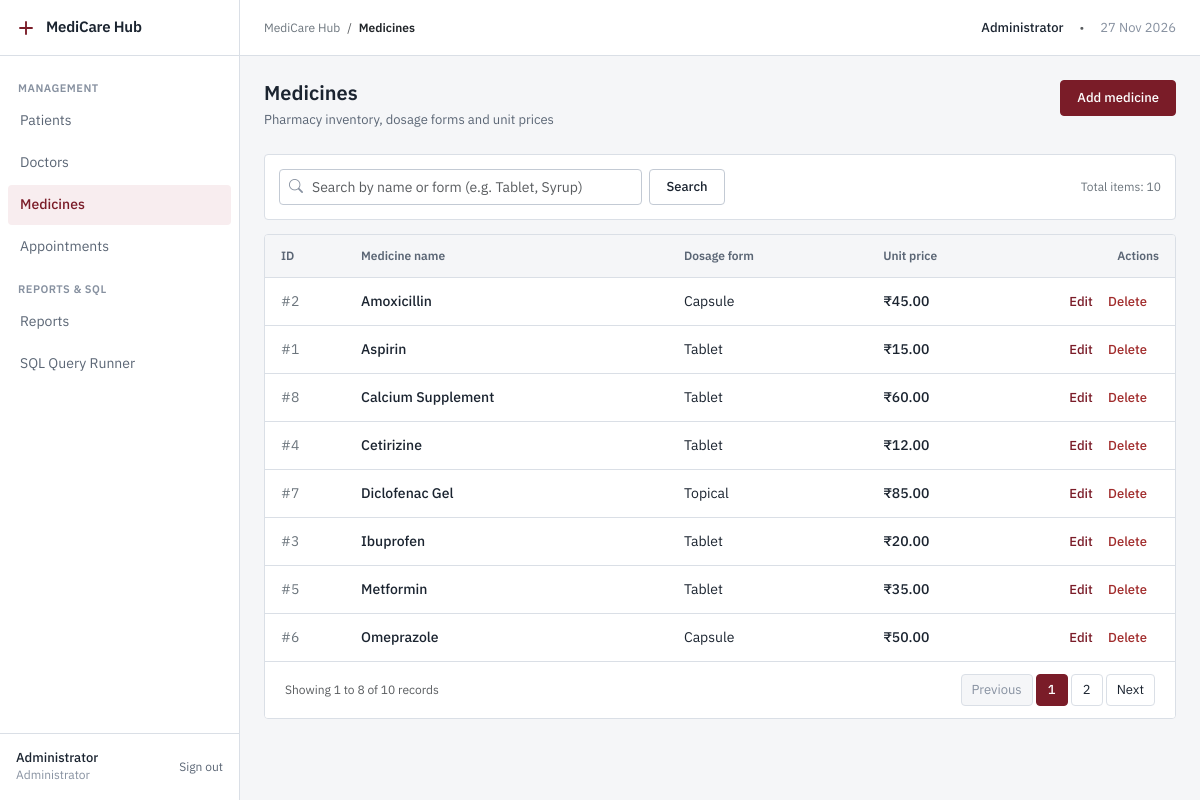
Before: /admin.php?view=medicines (signed in) with the older database file.
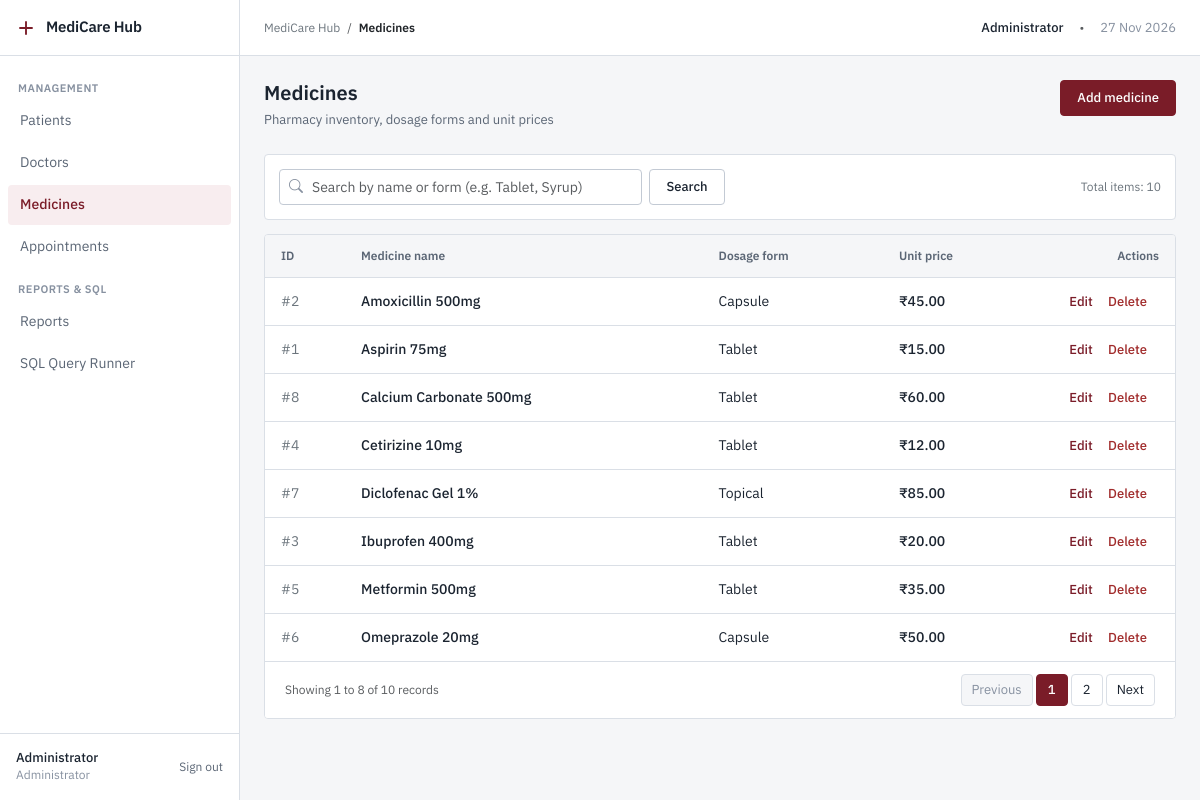
After: the same page with the newer database file.
### tables this page shows
CREATE TABLE Medicine (
    medicine_id INT AUTO_INCREMENT PRIMARY KEY,
    medicine_name VARCHAR(100) NOT NULL,
    type VARCHAR(50) NOT NULL,
    price DECIMAL(8,2) NOT NULL
);

### includes/functions.php (called while the page is built, shortened)
<?php
function e(string $str): string
{
    return htmlspecialchars($str, ENT_QUOTES, 'UTF-8');
}
function paginate(PDO $pdo, string $countQuery, array $params, int $perPage = 10): array
{
    $stmt = $pdo->prepare($countQuery);
    $stmt->execute($params);
    $totalRecords = (int) $stmt->fetchColumn();
    $totalPages = max(1, (int) ceil($totalRecords / $perPage));
    $currentPage = isset($_GET['page']) ? (int) $_GET['page'] : 1;
    $offset = ($currentPage - 1) * $perPage;
    return [
        'total_pages'   => $totalPages,
        'current_page'  => $currentPage,
        'offset'        => $offset,
        'total_records' => $totalRecords,
    ];
}
function formatCurrency(float $amount): string
{
    return '₹' . number_format($amount, 2);
}

### admin.php (the view, shortened to what the rows shown need)
<?php
require_once __DIR__ . '/config/db.php';
require_once __DIR__ . '/includes/functions.php';
$view = $_GET['view'] ?? 'patients';
switch ($view) {
    case 'medicines':
$search = trim($_GET['search'] ?? '');
$params = [];
$whereClause = '';
$countSql = "SELECT COUNT(*) FROM Medicine $whereClause";
$pagination = paginate($pdo, $countSql, $params, 8);
$sql = "SELECT * FROM Medicine $whereClause ORDER BY medicine_name ASC LIMIT " . $pagination['offset'] . ", 8";
$stmt = $pdo->prepare($sql);
$stmt->execute($params);
$medicines = $stmt->fetchAll();
        break;
}
require_once __DIR__ . '/includes/header.php';
?>
<?php if ($view === 'patients'): ?>
<div class="page-header">
    <div>
        <h1 class="page-title">Patients</h1>
        <p class="page-description">Registered patients directory and demographics</p>
    </div>
    <a href="/medicarehub/admin.php?view=patient_form" class="btn btn-primary">Add patient</a>
</div>
<div class="card mb-3">
    <div class="card-body p-3">
        <form method="GET" action="/medicarehub/admin.php?view=patients" class="row g-2 align-items-center">
        <input type="hidden" name="view" value="patients">
            <div class="col-md-5">
                <div class="search-input-group">
                    <i class="bi bi-search"></i>
                    <input type="text" name="search" class="form-control" placeholder="Search by name or phone" value="<?php echo e($search); ?>">
                </div>
            </div>
            <div class="col-auto">
                <button type="submit" class="btn btn-secondary">Search</button>
                <?php if (!empty($search)): ?>
                    <a href="/medicarehub/admin.php?view=patients" class="btn btn-secondary">Clear</a>
                <?php endif; ?>
            </div>
            <div class="col-auto ms-auto text-secondary small tabular-nums">
                Total patients: <?php echo $pagination['total_records']; ?>
            </div>
        </form>
    </div>
</div>
<div class="table-container">
    <div class="table-responsive">
        <table class="table align-middle">
            <thead>
                <tr>
                    <th style="width: 80px;">ID</th>
                    <th>Patient name</th>
                    <th>Age</th>
                    <th>Gender</th>
                    <th>Phone</th>
                    <th class="text-end" style="width: 140px;">Actions</th>
                </tr>
            </thead>
            <tbody>
                <?php if (empty($patients)): ?>
                    <tr>
                        <td colspan="6" class="text-center py-4 text-muted">No patient records found.</td>
                    </tr>
                <?php else: ?>
                    <?php foreach ($patients as $p): ?>
                        <tr>
                            <td class="text-secondary tabular-nums">#<?php echo e((string)$p['patient_id']); ?></td>
                            <td class="fw-medium"><?php echo e($p['name']); ?></td>
                            <td class="tabular-nums"><?php echo e((string)$p['age']); ?> yrs</td>
                            <td>
                                <?php echo e($p['gender']); ?>
                            </td>
                            <td class="tabular-nums"><?php echo e($p['phone']); ?></td>
                            <td class="text-end">
                                <a href="/medicarehub/admin.php?view=patient_form&id=<?php echo $p['patient_id']; ?>" class="table-action-link">Edit</a>
                                <button type="button" class="table-action-link text-danger border-0 bg-transparent p-0" data-bs-toggle="modal" data-bs-target="#deleteModal" data-action="/medicarehub/admin.php?view=patients" data-id="<?php echo $p['patient_id']; ?>" data-name="<?php echo e($p['name']); ?>">Delete</button>
                            </td>
                        </tr>
                    <?php endforeach; ?>
                <?php endif; ?>
            </tbody>
        </table>
    </div>
    <?php if ($pagination['total_pages'] > 1): ?>
        <div class="card-footer d-flex justify-content-between align-items-center flex-wrap gap-2">
            <span class="text-muted small tabular-nums">Showing <?php echo ($pagination['offset'] + 1); ?> to <?php echo min($pagination['offset'] + 8, $pagination['total_records']); ?> of <?php echo $pagination['total_records']; ?> records</span>
            <?php echo renderPagination($pagination['total_pages'], $pagination['current_page'], '/medicarehub/admin.php?view=patients' . (!empty($search) ? '&search=' . urlencode($search) : '')); ?>
        </div>
    <?php endif; ?>
</div>
<script>
    document.addEventListener('DOMContentLoaded', function () {
        const deleteButtons = document.querySelectorAll('button[data-bs-target="#deleteModal"]');
        deleteButtons.forEach(btn => {
            btn.addEventListener('click', function () {
                const id = this.getAttribute('data-id');
                const name = this.getAttribute('data-name');
                const deleteForm = document.getElementById('deleteForm');
                const deleteItemName = document.getElementById('deleteItemName');
                const deleteIdInput = document.getElementById('deleteIdInput');
                if (deleteForm) deleteForm.action = this.getAttribute('data-action') || '';
                if (deleteIdInput) deleteIdInput.value = id;
                if (deleteItemName) deleteItemName.textContent = name ? '"' + name + '"' : 'this record';
            });
        });
    });
</script>
<?php elseif ($view === 'medicines'): ?>
<div class="page-header">
    <div>
        <h1 class="page-title">Medicines</h1>
    </div>
</div>
<div class="table-container">
    <div class="table-responsive">
        <table class="table align-middle">
            <thead>
                <tr>
                    <th style="width: 80px;">ID</th>
                    <th>Medicine name</th>
                    <th>Dosage form</th>
                    <th>Unit price</th>
                    <th class="text-end" style="width: 140px;">Actions</th>
                </tr>
            </thead>
            <tbody>
                <?php if (empty($medicines)): ?>
                    <tr>
                        <td colspan="5" class="text-center py-4 text-muted">No medicines found in catalog.</td>
                    </tr>
                <?php else: ?>
                    <?php foreach ($medicines as $m): ?>
                        <tr>
                            <td class="text-secondary tabular-nums">#<?php echo e((string)$m['medicine_id']); ?></td>
                            <td class="fw-medium"><?php echo e($m['medicine_name']); ?></td>
                            <td>
                                <?php echo e($m['type']); ?>
                            </td>
                            <td class="tabular-nums fw-medium">
                                <?php echo formatCurrency((float)$m['price']); ?>
                            </td>
                            <td class="text-end">
                                <a href="/medicarehub/admin.php?view=medicine_form&id=<?php echo $m['medicine_id']; ?>" class="table-action-link">Edit</a>
                                <button type="button" class="table-action-link text-danger border-0 bg-transparent p-0" data-bs-toggle="modal" data-bs-target="#deleteModal" data-action="/medicarehub/admin.php?view=medicines" data-id="<?php echo $m['medicine_id']; ?>" data-name="<?php echo e($m['medicine_name']); ?>">Delete</button>
                            </td>
                        </tr>
                    <?php endforeach; ?>
                <?php endif; ?>
            </tbody>
        </table>
    </div>
</div>
<?php endif; ?>
<?php require_once __DIR__ . '/includes/footer.php'; ?>

Changed rows visible on the page:
changed medicine id 2: medicine_name "Amoxicillin" → "Amoxicillin 500mg"
changed medicine id 1: medicine_name "Aspirin" → "Aspirin 75mg"
changed medicine id 8: medicine_name "Calcium Supplement" → "Calcium Carbonate 500mg"
changed medicine id 4: medicine_name "Cetirizine" → "Cetirizine 10mg"
changed medicine "Topical": medicine_name "Diclofenac Gel" → "Diclofenac Gel 1%"
changed medicine id 3: medicine_name "Ibuprofen" → "Ibuprofen 400mg"
changed medicine id 5: medicine_name "Metformin" → "Metformin 500mg"
changed medicine id 6: medicine_name "Omeprazole" → "Omeprazole 20mg"
